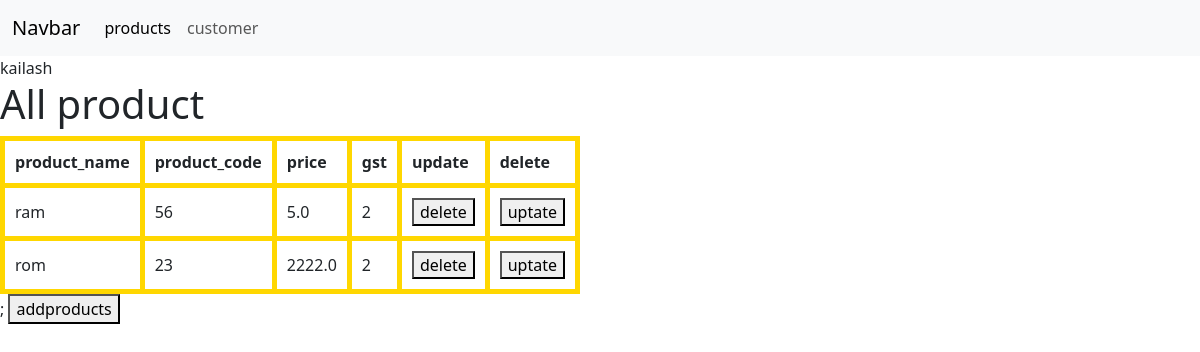
The page /backend/product/view/ on the database its author committed.
### backend/models.py (models this page shows, shortened)
class Product(models.Model):
    product_name=models.CharField(max_length=200,null=True)
    product_code=models.CharField(max_length=200,null=True)
    price=models.FloatField(default=0)
    gst=models.IntegerField(default=0)

### backend/views.py (the view)
# urls.py: path('product/view/',allproduct),
def allproduct(request):
    context={
        "all_product":Product.objects.all()
    }
    return render(request,"allproduct.html",context)

### frontenapp/templates/allproduct.html (shortened to what this page needs)
{% extends 'base.html'%}
{%block content%}
<h1>All product</h1>
<table>
    <thead>
        <tr>
            <th>product_name</th>
            <th>product_code</th>
            <th>price</th>
            <th>gst</th>
            <th>update</th>
            <th>delete</th>
        </tr>
    </thead>
<tbody>
    {% for Product in all_product %}
    <tr>
        <td>{{Product.product_name}}</td>
        <td>{{Product.product_code}}</td>
        <td>{{Product.price}}</td>
        <td>{{Product.gst}}</td>
        <td>
            <a href="{% url 'p_delete' Product.id %}">
            <button>delete</button>
            </a>
        </td>
        <td>
            <a href="{% url 'p_update' Product.id %}">
                <button>uptate</button>
            </a>
        </td>
        {% endfor %}
    </tr>
</tbody>
</table>;
<a href="/backend/product/add/">
    <button>addproducts</button>
    </a>
{%endblock%}

### frontenapp/templates/allproduct.html (style rules this page uses)
table,th,td { border: 5px solid gold; padding: 10px; }

### rows shown on the page
Product: product_name "ram", product_code "56", price "5.0", gst "2"
Product: product_name "rom", product_code "23", price "2222.0", gst "2"
